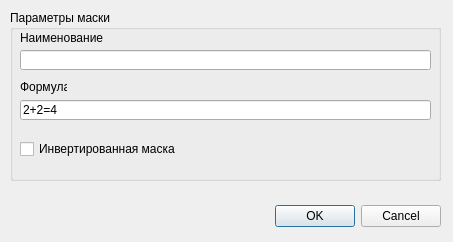
<?xml version="1.0" encoding="UTF-8"?>
<ui version="4.0">
 <class>addMaskDialog</class>
 <widget class="QDialog" name="addMaskDialog">
  <property name="geometry">
   <rect>
    <x>0</x>
    <y>0</y>
    <width>453</width>
    <height>242</height>
   </rect>
  </property>
  <property name="windowTitle">
   <string>Добавить в список &quot;Маски&quot;</string>
  </property>
  <widget class="QDialogButtonBox" name="buttonBox">
   <property name="geometry">
    <rect>
     <x>10</x>
     <y>200</y>
     <width>431</width>
     <height>32</height>
    </rect>
   </property>
   <property name="orientation">
    <enum>Qt::Horizontal</enum>
   </property>
   <property name="standardButtons">
    <set>QDialogButtonBox::Cancel|QDialogButtonBox::Ok</set>
   </property>
  </widget>
  <widget class="QGroupBox" name="groupBoxParams">
   <property name="geometry">
    <rect>
     <x>10</x>
     <y>10</y>
     <width>431</width>
     <height>171</height>
    </rect>
   </property>
   <property name="title">
    <string>Параметры маски</string>
   </property>
   <widget class="QLabel" name="labelTitle">
    <property name="geometry">
     <rect>
      <x>10</x>
      <y>20</y>
      <width>111</width>
      <height>16</height>
     </rect>
    </property>
    <property name="text">
     <string>Наименование</string>
    </property>
   </widget>
   <widget class="QLineEdit" name="lineEditTitle">
    <property name="geometry">
     <rect>
      <x>10</x>
      <y>40</y>
      <width>411</width>
      <height>20</height>
     </rect>
    </property>
   </widget>
   <widget class="QLabel" name="labelFormula">
    <property name="geometry">
     <rect>
      <x>10</x>
      <y>70</y>
      <width>47</width>
      <height>14</height>
     </rect>
    </property>
    <property name="text">
     <string>Формула</string>
    </property>
   </widget>
   <widget class="QLineEdit" name="lineEditFormula">
    <property name="enabled">
     <bool>true</bool>
    </property>
    <property name="geometry">
     <rect>
      <x>10</x>
      <y>90</y>
      <width>411</width>
      <height>20</height>
     </rect>
    </property>
    <property name="text">
     <string>2+2=4</string>
    </property>
    <property name="frame">
     <bool>true</bool>
    </property>
    <property name="readOnly">
     <bool>true</bool>
    </property>
   </widget>
   <widget class="QCheckBox" name="checkBoxInverse">
    <property name="geometry">
     <rect>
      <x>10</x>
      <y>130</y>
      <width>411</width>
      <height>18</height>
     </rect>
    </property>
    <property name="text">
     <string>Инвертированная маска</string>
    </property>
   </widget>
  </widget>
 </widget>
 <resources/>
 <connections>
  <connection>
   <sender>buttonBox</sender>
   <signal>accepted()</signal>
   <receiver>addMaskDialog</receiver>
   <slot>accept()</slot>
   <hints>
    <hint type="sourcelabel">
     <x>248</x>
     <y>254</y>
    </hint>
    <hint type="destinationlabel">
     <x>157</x>
     <y>274</y>
    </hint>
   </hints>
  </connection>
  <connection>
   <sender>buttonBox</sender>
   <signal>rejected()</signal>
   <receiver>addMaskDialog</receiver>
   <slot>reject()</slot>
   <hints>
    <hint type="sourcelabel">
     <x>316</x>
     <y>260</y>
    </hint>
    <hint type="destinationlabel">
     <x>286</x>
     <y>274</y>
    </hint>
   </hints>
  </connection>
 </connections>
</ui>
